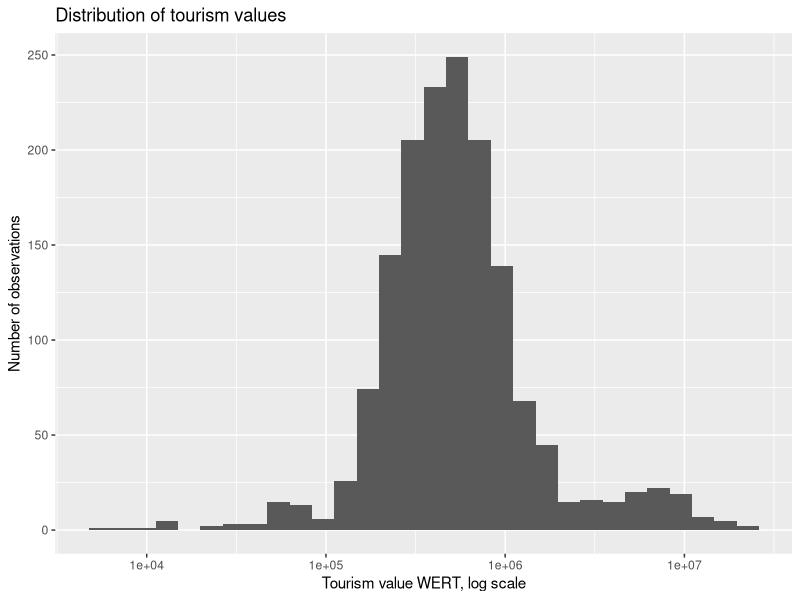
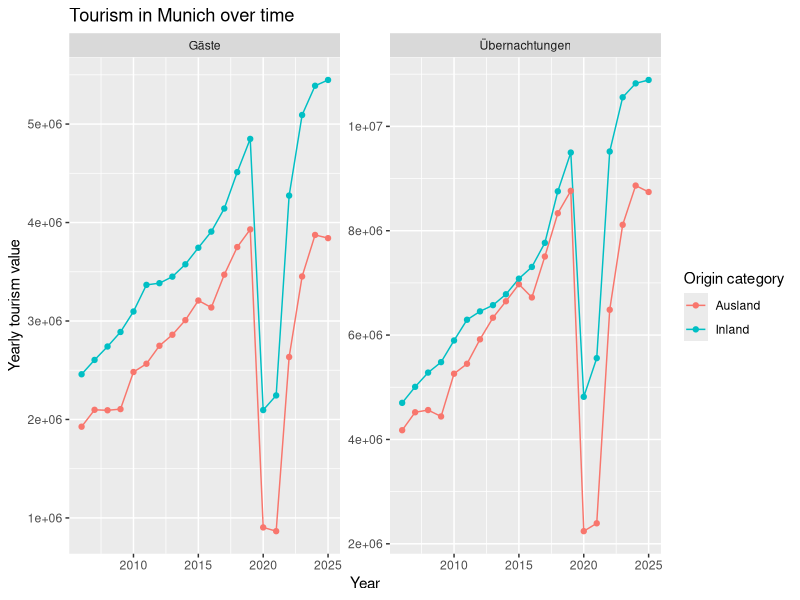
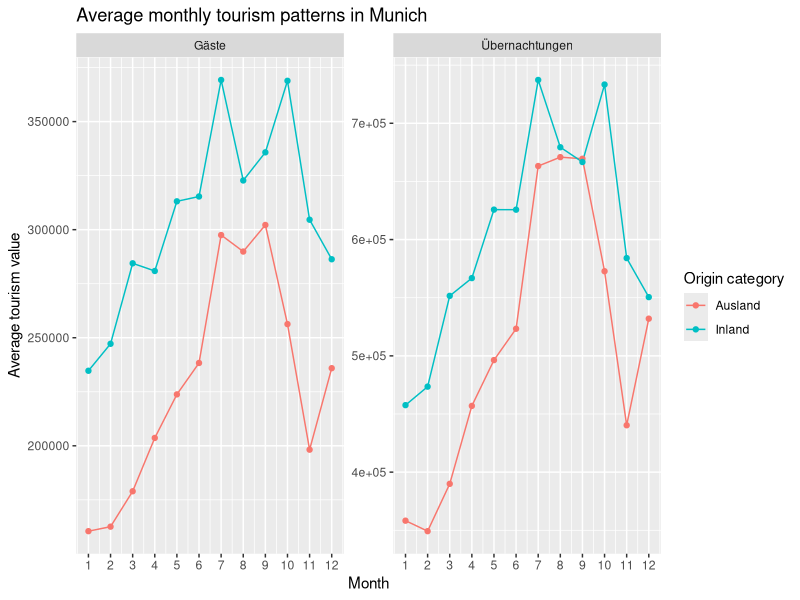

The R source for these figures, in order:
## ---- chunk 1
library(tidyverse)

tourism <- read_csv("data/raw/tourism.csv")
## ---- chunk 2
glimpse(tourism)
## ---- chunk 3
tourism %>%
  summarise(
    rows = n(),
    columns = ncol(tourism),
    min_year = min(JAHR),
    max_year = max(JAHR),
    missing_wert = sum(is.na(WERT)),
    min_wert = min(WERT, na.rm = TRUE),
    median_wert = median(WERT, na.rm = TRUE),
    mean_wert = mean(WERT, na.rm = TRUE),
    max_wert = max(WERT, na.rm = TRUE)
  )
## ---- chunk 4
tourism %>%
  count(MONATSZAHL)

tourism %>%
  count(AUSPRAEGUNG)
## ---- chunk 5
tourism %>%
  summarise(across(everything(), ~ sum(is.na(.))))
## ---- chunk 6
tourism %>%
  ggplot(aes(x = WERT)) +
  geom_histogram(bins = 30) +
  scale_x_log10() +
  labs(
    title = "Distribution of tourism values",
    x = "Tourism value WERT, log scale",
    y = "Number of observations"
  )
## ---- chunk 7
tourism %>%
  filter(MONAT == "Summe") %>%
  filter(AUSPRAEGUNG %in% c("Inland", "Ausland")) %>%
  ggplot(aes(x = JAHR, y = WERT, color = AUSPRAEGUNG)) +
  geom_line() +
  geom_point() +
  facet_wrap(~ MONATSZAHL, scales = "free_y") +
  labs(
    title = "Tourism in Munich over time",
    x = "Year",
    y = "Yearly tourism value",
    color = "Origin category"
  )
## ---- chunk 8
tourism %>%
  filter(MONAT != "Summe") %>%
  filter(AUSPRAEGUNG %in% c("Inland", "Ausland")) %>%
  mutate(
    month = as.integer(str_sub(MONAT, 5, 6))
  ) %>%
  group_by(month, MONATSZAHL, AUSPRAEGUNG) %>%
  summarise(mean_wert = mean(WERT, na.rm = TRUE), .groups = "drop") %>%
  ggplot(aes(x = month, y = mean_wert, color = AUSPRAEGUNG)) +
  geom_line() +
  geom_point() +
  facet_wrap(~ MONATSZAHL, scales = "free_y") +
  scale_x_continuous(breaks = 1:12) +
  labs(
    title = "Average monthly tourism patterns in Munich",
    x = "Month",
    y = "Average tourism value",
    color = "Origin category"
  )
